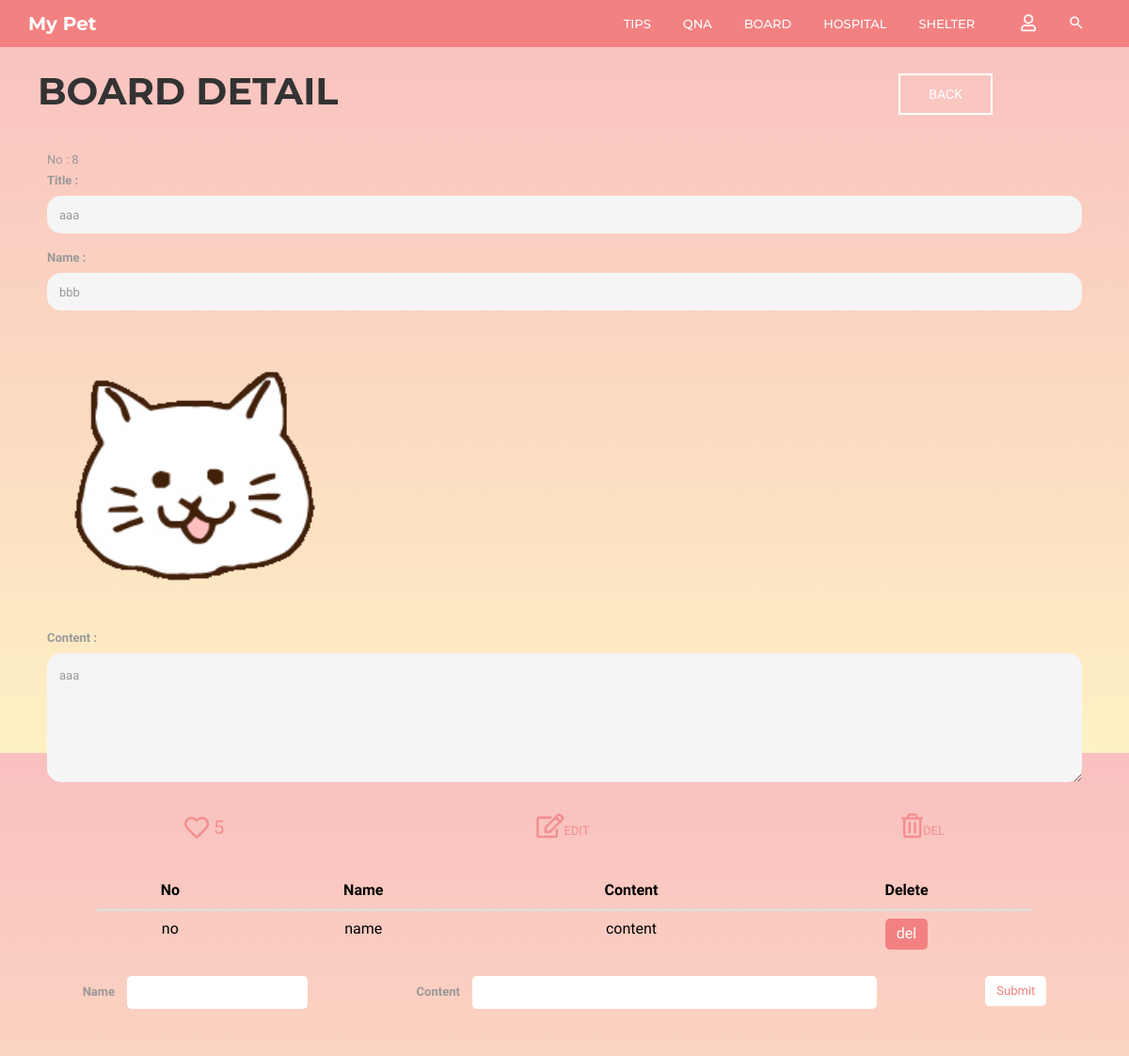
/community/8/board_detail/, run on the app's committed database.
### community/models.py (models this page shows, shortened)
class Board(models.Model):
    b_title = models.CharField(max_length=30)
    b_author = models.CharField(max_length=20)
    b_content = models.CharField(max_length=1000)
    b_date = models.DateTimeField(auto_now=True)
    b_comment_count = models.IntegerField(default=0)
    b_like_count = models.IntegerField(default=0)
    b_photo = models.ImageField(blank=True)

### community/views.py (the view)
# urls.py: path('<int:post_id>/board_detail/', views.board_detail, name='board_detail'),
def board_detail(request, post_id):
    posts = get_object_or_404(Board, id=post_id)
    return render(request, 'community/board_detail.html', {'posts': posts})

### community/templates/community/board_detail.html (shortened to what this page needs)
{% extends 'base.html' %}
{% block html_body %}
    <link rel="stylesheet" href="/static/css/pages/header.css">
    <link rel="stylesheet" href="/static/css/pages/board.css">
    <link rel="stylesheet" href="/static/css/pages/create.css">
    <header id="column-header">
        <div id="nino-headerInner">
            <nav id="nino-navbar" class="navbar navbar-default" role="navigation">
                <div class="container">
                    <div class="navbar-header">
                        <a class="navbar-brand" href="{% url 'home' %}">My Pet</a>
                    </div>
                    <div class="nino-menuItem pull-right">
                        <div class="collapse navbar-collapse pull-left" id="nino-navbar-collapse">
                            <ul class="nav navbar-nav">
                                <li><a href="#" onclick="testa('{% url 'community:tips' %}')">Tips<span class="sr-only">(current)</span></a>
                                </li>
                                <li><a href="#" onclick="testa('{% url 'community:qna' %}')">QnA</a></li>
                                <li><a href="#" onclick="testa('{% url 'community:board' %}')">Board</a></li>
                                <li><a href="#" onclick="testa('{% url 'community:hospital' %}')">Hospital</a></li>
                                <li><a href="#" onclick="testa('{% url 'community:shelter' %}')">Shelter</a></li>
                            </ul>
                        </div>
                        <ul class="nino-iconsGroup nav navbar-nav">
                            {% if user.is_authenticated %}
                                <li><a href="#" onclick="testa('{% url 'community:logout' %}')"><i
                                        class="mdi fas fa-user-slash nino-icon"></i></a></li>
                            {% else %}
                                <li><a href="#" onclick="testa('{% url 'community:login' %}')"><i
                                        class="mdi far fa-user nino-icon"></i></a></li>
                            {% endif %}
                            <li><a href="#" class="nino-search"><i class="mdi mdi-magnify nino-icon"></i></a></li>
                        </ul>
                    </div>
                </div>
            </nav>
        </div>
    </header>
    <div class="container board-header">
        <div class="board-title">
            <h1 class="title-h1">BOARD DETAIL</h1>
        </div>
        <div class="board-post-btn">
            <a href="javascript:history.back();" id="back-btn" class="nino-btn nino-post-btn">BACK</a>
        </div>
    </div>
    <div class="container">
        <form>
            <div id="boards-form">
                <span>No : <span id="post_id">{{ posts.id }}</span></span>
                <label for="title">Title : </label>
                <input type="text" id="title" name="title" value="{{ posts.b_title }}" disabled>
                <label for="author">Name : </label>
                <input type="text" id="author" name="author" value="{{ posts.b_author }}" disabled>
                {% if posts.b_photo %}
                    <img src="{{ posts.b_photo.url }}" alt="" height="300" width="300">
                    <br>
                {% endif %}
                <label for="content">Content : </label>
                <textarea id="content" name="content" rows="5" cols="33" disabled>{{ posts.b_title }}</textarea>
            </div>
            <div id="boards-detail-btn">
                 <button class="like-btn" type="button"
                         onclick="board_like_click()"><i class="far fa-heart fa-2x"></i><span>{{ posts.b_like_count }}</span></button>
                <button type="button"><i class="far fa-edit fa-2x"></i><span>EDIT</span></button>
                <button type="button" onclick="board_delete_click()"><i class="far fa-trash-alt fa-2x"></i><span>DEL</span></button>
            </div>
        </form>
    </div>
    <div class="container">
        <div class="comment-table container">
            <table class="table table-hover">
                <thead>
                <tr>
                    <th scope="col">No</th>
                    <th scope="col">Name</th>
                    <th scope="col">Content</th>
                    <th scope="col">Delete</th>
                </tr>
                </thead>
                <tbody>
                <tr>
                    <td>no</td>
                    <td>name</td>
                    <td>content</td>
                    <td>
                        <button class="del-btn" type="button">del</button>
                    </td>
                </tr>
                </tbody>
            </table>
        </div>
        <div class="comment-box">
            <div>
                <label for="c_name">Name</label>
                <input type="text" id="c_name">
            </div>
            <div class="input-box">
                <label for="c_content">Content</label>
                <input type="text" id="c_content">
            </div>
            <div>
                <button type="button" id="comment_create_btn">Submit</button>
            </div>
        </div>
    </div>
{% endblock %}

### static/css/pages/index.css (style rules this page uses)
html, body { line-height: 1.7; margin: 0; padding: 0; }
body { color: #999; font-size: 13px; font-weight: 400; overflow-x: hidden; position: relative; font-family: "Roboto", sans-serif; }
article, aside, details, figcaption, figure, footer, header, hgroup, menu, nav, section, main { display: block; }
a { text-decoration: none; outline: none; color: #2ec06c; -webkit-transition: all 0.3s ease-in-out; -moz-transition: all 0.3s ease-in-out; -o-transition: all 0.3s ease-in-out; -ms-transition: all 0.3s ease-in-out; transition: all 0.3s ease-in-out; }
h1, h2, h3, h4, h5, h6 { margin: 5px 0 10px; color: #333; text-transform: uppercase; font-family: "Montserrat", sans-serif; }
h1, h2 { font-weight: 300; }
h1 { font-size: 2.2em; }
ul, ul li, ol, ol li, p, form, input { margin: 0; padding: 0; }
ul, ul li { list-style: none; }
img { border: none; max-width: 100%; }
.container { position: relative; }
.nino-btn { display: inline-block; color: black; text-transform: uppercase; padding: 13px 30px; text-align: center; border: 2px solid black; font-size: 14px; line-height: 100%; }
#nino-headerInner { position: relative; z-index: 5; }
#nino-navbar { background: none; border: none; border-radius: 0; }
#nino-navbar .navbar-brand { color: #fff; font-weight: 700; font-size: 20px; }
#nino-navbar .navbar-nav > li > a { color: #fff; font-weight: 500; text-transform: uppercase; border-bottom: 3px solid transparent; padding: 15px 5px 5px; margin: 0 12px; }
#nino-navbar .nino-menuItem { float: right; }
#nino-navbar .nino-iconsGroup li a { border: none; font-size: 18px; }

### static/css/pages/header.css (style rules this page uses)
#column-header { position: relative; font-family: "Montserrat", sans-serif; background: rgba(243, 129, 129, 0.9); }
#column-header:after { content: ""; position: absolute; left: 0; top: 0; width: 100%; height: 100%; background: rgba(243, 129, 129, 0.9); }
#nino-headerInner { position: relative; z-index: 5; }

### static/css/pages/board.css (style rules this page uses)
body { height: 100vh; font-family: 'Prompt', sans-serif; background: linear-gradient( to bottom, rgba(243, 129, 129, 0.5), rgba(252, 227, 138, 0.5) ); }
.board-header { display: flex; align-items: center; margin-top: 15px; }
.board-title { position: relative; margin-left: 10px; }
.board-post-btn { position: absolute; right: 130px; }
.title-h1 { font-weight: 700; font-size: 40px; }
th, td { color: black; font-size: 16px; }
.nino-post-btn { display: inline-block; color: white; text-transform: uppercase; padding: 13px 30px; text-align: center; border: 2px solid white; font-size: 14px; line-height: 100%; }

### static/css/pages/create.css (style rules this page uses)
#boards-form { display: flex; flex-direction: column; margin: 30px 20px; }
#boards-form input { border: none; height: 40px; border-radius: 15px; outline-style: none; padding: 1em 1em; margin-bottom: 15px; }
#boards-form textarea { border: none; border-radius: 15px; outline-style: none; padding: 1em 1em; }
#boards-form input:disabled { background-color: whitesmoke; }
#boards-form textarea:disabled { background-color: whitesmoke; }
#boards-detail-btn { display: flex; justify-content: space-around; align-items: center; }
#boards-detail-btn button { border: none; background-color: rgba(0, 0, 0, 0); color: rgba(243, 129, 129, 0.8); }
.like-btn { display: flex; align-items: center; align-content: center; }
.like-btn span { font-size: 20px; margin-left: 5px; }
.comment-table { margin-top: 30px; width: 90%; }
.comment-table table { text-align: center; }
tr th { text-align: center; }
.del-btn { border: 2px solid rgb(243, 129, 129); color: white; background-color: rgb(243, 129, 129); text-align: center; padding: 3px 10px; border-radius: 5px; }
.comment-box { display: flex; justify-content: space-around; margin-bottom: 50px; }
.comment-box input { border: none; border-radius: 5px; outline-style: none; padding: .5em .5em; margin-left: 10px; }
.input-box input { width: 430px; }
.comment-box button { border: 2px solid white; color: rgb(243, 129, 129); background-color: white; text-align: center; padding: 3px 10px; border-radius: 5px; }

### data on the page
Board: id "8", title "aaa", author "bbb", b_photo (picture), content "aaa", b_like_count "5"
